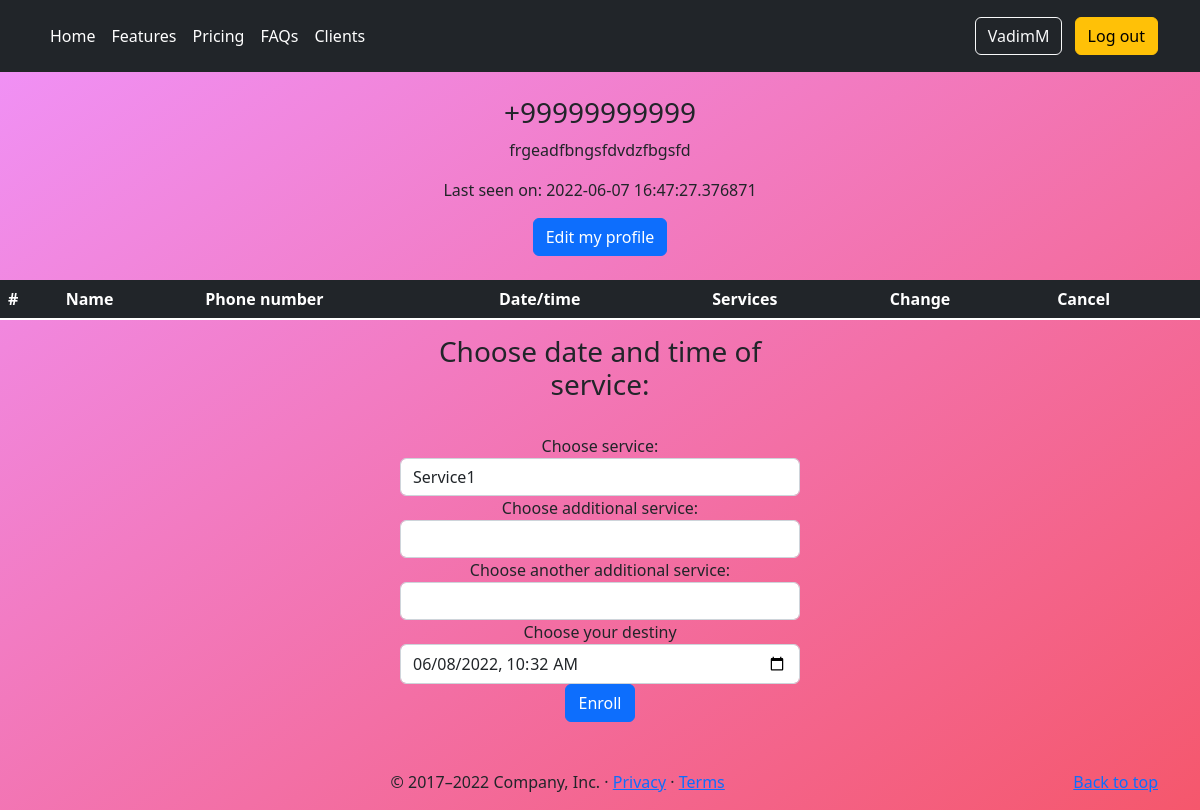
/user/OlgaM (signed in), run on the app's committed database.
### app/models.py (models this page shows, shortened)
class User(UserMixin, db.Model):
    __tablename__ = 'user'
    id = db.Column(db.Integer, primary_key=True)
    username = db.Column(db.String(64), index=True, unique=True)
    phone_number = db.Column(db.String(120), index=True, unique=True)
    password_hash = db.Column(db.String(128))
    about_me = db.Column(db.String(140))  # TODO does this really need
    last_seen = db.Column(db.DateTime, default=datetime.now)
    services = db.relationship('Service', backref='client', lazy='dynamic')

### app/routes.py (the view)
@app.route('/user/<username>', methods=['GET', 'POST'])
@login_required
def user(username):
    form = Services()
    user = User.query.filter_by(username=username).first()
    services = Service.query.filter_by(user_id=user.id)
    return render_template('user.html', user=user, title=username, form=form, services=services)

### app/forms.py
class Services(FlaskForm):
    service1 = SelectField('Choose service:', choices=['Service1', 'service2', 'service3'])
    service2 = SelectField('Choose additional service:', render_kw={'placeholder': 'Add service'},
                           choices=['', 'Service4', 'service5', 'service6'],
                           validate_choice=False)
    service3 = SelectField('Choose another additional service:', choices=['', 'Service7', 'service8', 'service9'],
                           validate_choice=False)
    service_time = DateTimeLocalField('Choose your destiny', default=datetime.today(), validators=[InputRequired()],
                                      format='%Y-%m-%dT%H:%M')
    submit = SubmitField('Enroll', render_kw={'class': 'btn btn-info'})

### app/models.py (called while the page is built)
@login.user_loader
def load_user(id):
    return User.query.get(int(id))

### app/routes.py (called while the page is built)
@app.before_request
def before_request():
    if current_user.is_authenticated:
        current_user.last_seen = datetime.today()
        db.session.commit()

### app/templates/user.html (shortened to what this page needs)
{% extends "base.html" %}
{% import "bootstrap/wtf.html" as wtf %}
{% block body %}
<head>
</head>
<body>
<main>
    <br>
    <tr>
        <td>
            {% if user.phone_number %}<h3>{{ user.phone_number }}</h3>{% endif %}
            {% if user.about_me %}<p>{{ user.about_me }}</p>{% endif %}
            {% if user.last_seen %}<p>Last seen on: {{ user.last_seen }}</p>{% endif %}
            <a type="button" class="btn btn-primary" href="{{ url_for('edit_profile') }}">Edit my profile</a>
        </td>
    </tr>
    <br><br>
    <table class="table table-dark">
        <thead>
        <tr>
            <th scope="col">#</th>
            <th scope="col">Name</th>
            <th scope="col">Phone number</th>
            <th scope="col">Date/time</th>
            <th scope="col">Services</th>
            <th scope="col">Change</th>
            <th scope="col">Cancel</th>
        </tr>
        </thead>
    </table>
    <form action="{{ url_for('add_service') }}" method="post">
        <h3><label>Choose date and time of service:</label></h3><br>
        {{ wtf.quick_form(form) }}
    </form>
    <br><br>
</main>
</body>
{% endblock %}

### app/templates/base.html (shortened to what this page needs)
<html lang="en">
<head>
    {% block style %}
    <link href="{{ url_for('static', filename='css/carousel.css')}}" rel="stylesheet">
    {% endblock %}
</head>
<body>
{% block header %}
<header class="p-3 bg-dark text-white">
    <div class="container">
        <div class="d-flex flex-wrap align-items-center justify-content-center justify-content-lg-start">
            <ul class="nav col-12 col-lg-auto me-lg-auto mb-2 justify-content-center mb-md-0">
                <li><a href="/" class="nav-link px-2 text-white">Home</a></li>
                <li><a href="#" class="nav-link px-2 text-white">Features</a></li>
                <li><a href="/pricing" class="nav-link px-2 text-white">Pricing</a></li>
                <li><a href="#" class="nav-link px-2 text-white">FAQs</a></li>
                <li><a href="/clients" class="nav-link px-2 text-white">Clients</a></li>
            </ul>
            <div class="text-end">
                {% if current_user.is_anonymous %}
                <a class="btn btn-outline-light me-2" href="{{ url_for('login') }}" role="button">Log in</a>
                <a class="btn btn-warning" href="{{ url_for('register') }}" role="button">Register</a>
                {% else %}
                <a class="btn btn-outline-light me-2" href="{{ url_for('user', username=current_user.username) }}"
                   role="button">{{ current_user.username }}</a>
                <a class="btn btn-warning" href="{{ url_for('logout') }}" role="button">Log out</a>
                {% endif %}
            </div>
        </div>
    </div>
</header>
{% endblock %}
<main>
    {% block body %}{% endblock %}
    {% block footer %}
    <footer class="container">
        <p class="float-end"><a href="#">Back to top</a></p>
        <p>&copy; 2017–2022 Company, Inc. &middot; <a href="#">Privacy</a> &middot; <a href="#">Terms</a></p>
    </footer>
    {% endblock %}
</main>
</body>
</html>

### app/templates/user.html (style rules this page uses)
body { background: linear-gradient(to bottom right, rgba(240, 147, 251, 1), rgba(245, 87, 108, 1)) }
main { vertical-align:middle; margin: 0 auto; vertical-align:middle; max-width: auto; padding: auto; text-align: center; }
form { margin: 0 auto; padding: auto; text-align: center; max-width: 400px; btn: btn-warning }

### data on the page
User: username "VadimM"
User: phone_number "+99999999999", about_me "frgeadfbngsfdvdzfbgsfd", last_seen "2022-06-07 16:47:27.376871"
